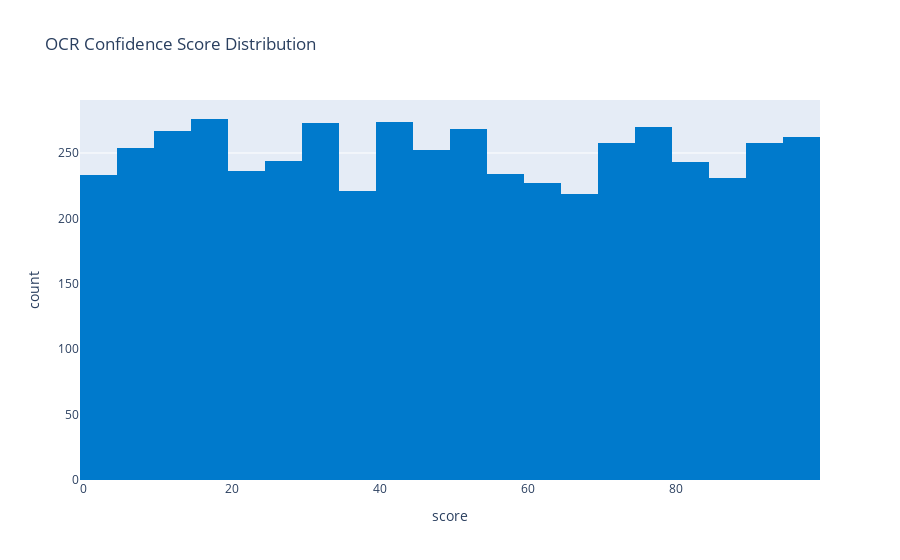
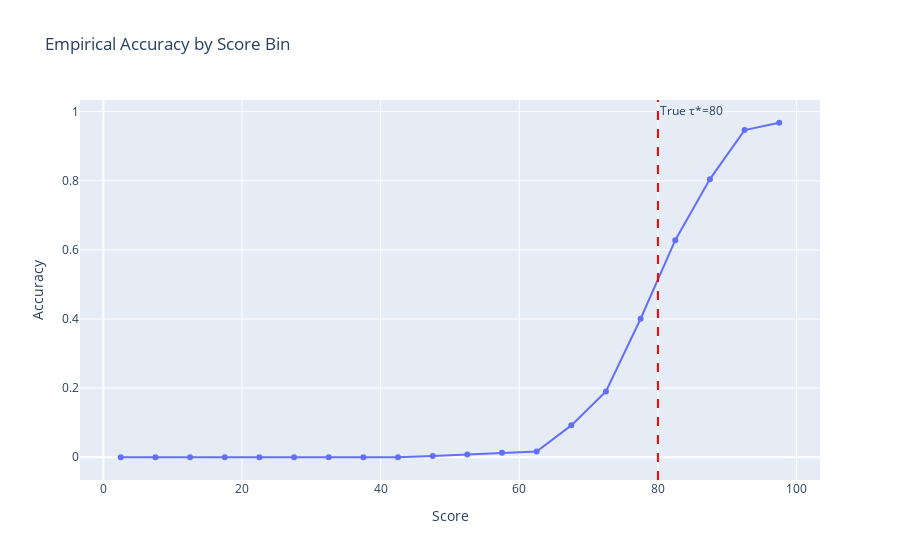

Notebook code for these charts, in order:
### Markdown cell above
# Exploratory Data Analysis (EDA)

**What this section does:** Performs basic sanity checks and creates intuition-building visualizations to understand the data patterns.

**Visualizations created:**
- **Score Distribution Histogram:** Shows the frequency of each confidence level in your dataset
- **Accuracy vs Score Bins:** Demonstrates how correctness increases with higher scores
- **True Threshold Marker:** A dashed line at TRUE_TAU=80 shows the intended reliability tipping point

**What to look for in the results:**
- A clear upward trend in the accuracy curve as scores increase
- Low scores should show mostly incorrect results
- High scores should show mostly correct results
- The curve should be smooth and monotonic

**Red flags to watch for:**
- Flat or decreasing accuracy curves (indicates data issues)
- Irregular patterns that don't match expected behavior
- If the true threshold marker doesn't align with the accuracy transition point

### Code cell
# Score distribution
fig1 = px.histogram(df, x="score", nbins=20, title="OCR Confidence Score Distribution",
                    color_discrete_sequence=["#007acc"])
fig1.show()

# Accuracy vs. score bins
bins = np.arange(0, 101, 5)
acc_by_bin = df.groupby(pd.cut(df["score"], bins), observed=False)["is_correct"].mean().reset_index()
acc_by_bin["score_bin"] = bins[:-1] + 2.5

fig2 = px.line(acc_by_bin, x="score_bin", y="is_correct", markers=True,
               title="Empirical Accuracy by Score Bin",
               labels={"is_correct": "Accuracy", "score_bin": "Score"})
fig2.add_vline(x=TRUE_TAU, line_dash="dash", line_color="red", annotation_text="True τ*=80")
fig2.show()

### Figure 1 — Plotly figure (JSON) as saved in the notebook; plotly's stock layout.template omitted (floating-point values rounded to 4 significant figures; data arrays with more than 128 entries replaced by an {"elided": "..."} marker saying what was removed)
{"data": [{"bingroup": "x", "hovertemplate": "score=%{x}<br>count=%{y}<extra></extra>", "legendgroup": "", "marker": {"color": "#007acc", "pattern": {"shape": ""}}, "name": "", "nbinsx": 20, "orientation": "v", "showlegend": false, "type": "histogram", "x": {"elided": "5000 int values"}, "xaxis": "x", "yaxis": "y"}], "layout": {"barmode": "relative", "legend": {"tracegroupgap": 0}, "title": {"text": "OCR Confidence Score Distribution"}, "xaxis": {"anchor": "y", "domain": [0, 1], "title": {"text": "score"}}, "yaxis": {"anchor": "x", "domain": [0, 1], "title": {"text": "count"}}}}

### Figure 2 — Plotly figure (JSON) as saved in the notebook; plotly's stock layout.template omitted (floating-point values rounded to 4 significant figures)
{"data": [{"hovertemplate": "Score=%{x}<br>Accuracy=%{y}<extra></extra>", "legendgroup": "", "line": {"color": "#636efa", "dash": "solid"}, "marker": {"symbol": "circle"}, "mode": "lines+markers", "name": "", "orientation": "v", "showlegend": false, "type": "scatter", "x": [2.5, 7.5, 12.5, 17.5, 22.5, 27.5, 32.5, 37.5, 42.5, 47.5, 52.5, 57.5, 62.5, 67.5, 72.5, 77.5, 82.5, 87.5, 92.5, 97.5], "xaxis": "x", "y": [0.0, 0.0, 0.0, 0.0, 0.0, 0.0, 0.0, 0.0, 0.0, 0.003906, 0.007722, 0.01322, 0.01667, 0.09223, 0.1905, 0.4007, 0.628, 0.8048, 0.9466, 0.9679], "yaxis": "y"}], "layout": {"annotations": [{"showarrow": false, "text": "True τ*=80", "x": 80, "xanchor": "left", "xref": "x", "y": 1, "yanchor": "top", "yref": "y domain"}], "legend": {"tracegroupgap": 0}, "shapes": [{"line": {"color": "red", "dash": "dash"}, "type": "line", "x0": 80, "x1": 80, "xref": "x", "y0": 0, "y1": 1, "yref": "y domain"}], "title": {"text": "Empirical Accuracy by Score Bin"}, "xaxis": {"anchor": "y", "domain": [0, 1], "title": {"text": "Score"}}, "yaxis": {"anchor": "x", "domain": [0, 1], "title": {"text": "Accuracy"}}}}
